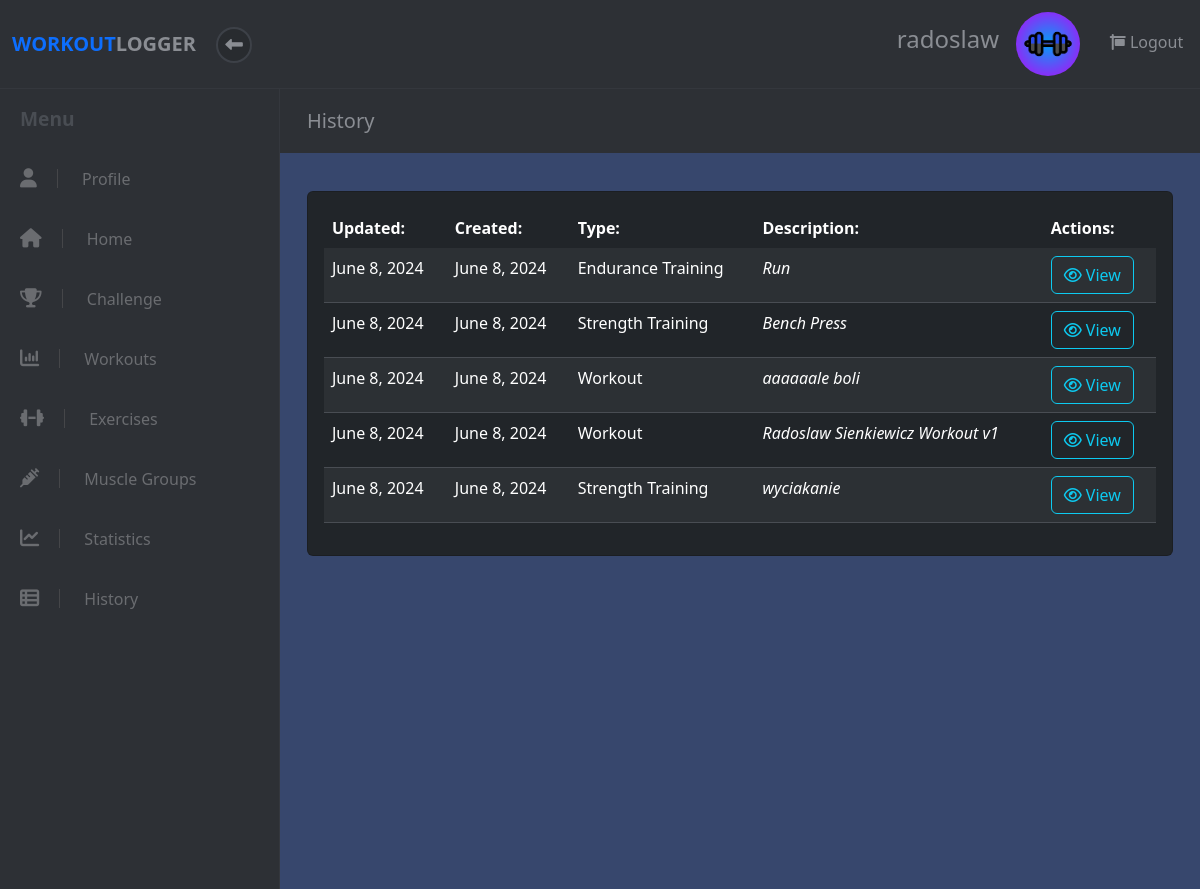
The page /history (signed in) on the database as committed earlier.
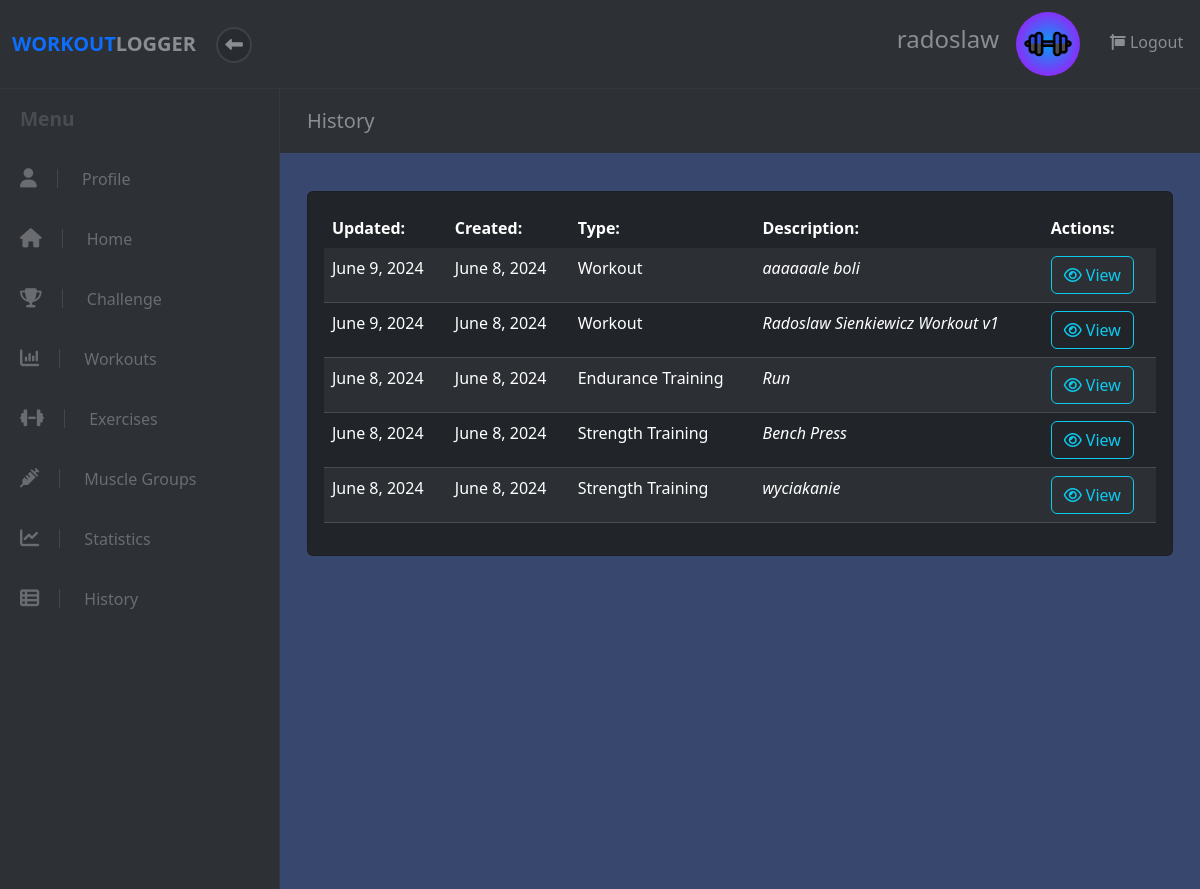
The same page on the database as committed later.
### workout/models.py (models this page shows, shortened)
class User(models.Model):
    username = models.CharField(max_length=20)
    email = models.CharField(max_length=50)
    password = models.CharField(max_length=22)
    created_at = models.DateTimeField(auto_now_add=True)
    updated_at = models.DateTimeField(auto_now=True)
    profile_photo_url = models.CharField(max_length=255, blank=True, null=True)
    background_photo_url = models.CharField(max_length=255, blank=True, null=True)
    objects = UserManager()

class Exercise(models.Model):
    name = models.CharField(max_length=50)
    description = models.CharField(max_length=150)
    workout = models.ForeignKey(Workout, on_delete=models.CASCADE, related_name='%(class)s', default=None)
    muscle_group = models.ForeignKey(MuscleGroup, on_delete=models.CASCADE, default=None)
    user = models.ForeignKey(User, on_delete=models.CASCADE, default=None)
    created_at = models.DateTimeField(auto_now_add=True)
    updated_at = models.DateTimeField(auto_now=True)
    objects = ExerciseManager()
    class Meta:
        ordering = ('name', 'muscle_group')
        abstract = True
    def class_name(self):
        return self.__class__.__name__

class EnduranceTrainingExercise(Exercise):
    duration_minutes = models.PositiveIntegerField()
    distance_km = models.DecimalField(max_digits=6, decimal_places=2)
    objects = EnduranceTrainingExerciseManager()
    def exercise_name(self):
        return "Endurance Training"

class StrengthTrainingExercise(Exercise):
    weight = models.DecimalField(max_digits=6, decimal_places=2)
    repetitions = models.PositiveIntegerField()
    objects = StrengthTrainingExerciseManager()
    def exercise_name(self):
        return "Strength Training"

class Workout(models.Model):
    name = models.CharField(max_length=50)
    description = models.CharField(max_length=150)
    completed = models.BooleanField(default=False)
    is_shared = models.BooleanField(default=False)
    user = models.ForeignKey(User, on_delete=models.CASCADE, default=None)
    challenge = models.ForeignKey(Challenge, on_delete=models.CASCADE, default=None, blank=True, null=True)
    created_at = models.DateTimeField(auto_now_add=True)
    updated_at = models.DateTimeField(auto_now=True)
    def class_name(self):
        return self.__class__.__name__

### workout/views.py (the view)
# urls.py: re_path(r'^history$', views.view_all),
def view_all(request):
    try:
        user = User.objects.get(id=request.session["user_id"])
        workout_list = Workout.objects.filter(user__id=user.id)
        ste_list = StrengthTrainingExercise.objects.filter(user__id=user.id)
        ete_list = EnduranceTrainingExercise.objects.filter(user__id=user.id)
        be_list = BalanceExercise.objects.filter(user__id=user.id)
        fe_list = FlexibilityExercise.objects.filter(user__id=user.id)
        page = request.GET.get('page', 1)
        data_list = list(chain(workout_list, ste_list,ete_list, be_list, fe_list))
        paginator = Paginator(sorted(data_list, key=lambda x: x.updated_at, reverse=True), 12)
        try:
            data = paginator.page(page)
        except PageNotAnInteger:
            data = paginator.page(1)
        except EmptyPage:
            data = paginator.page(paginator.num_pages)
        data = {
            'user': user,
            'data': data,
        }
        return render(request, "workout/view_all.html", data)
    except (KeyError, User.DoesNotExist) as err:
        messages.info(request, "You must be logged in to view this page.", extra_tags="invalid_session")
        logging.warning("User must be logged in to view 'view_all'.")
        return redirect("/")

### workout/templates/workout/view_all.html (shortened to what this page needs)
<!DOCTYPE html>
<html>
  <head>
    {% load static %}
    <link
      rel="stylesheet"
      href="{% static 'fontawesomefree/css/all.min.css' %}"
    />
    <link rel="stylesheet" href="../../static/workout/styles.css" />
    {% load bootstrap5 %} {% bootstrap_css %} {% bootstrap_javascript %}
  </head>
  <body>
    {% include 'workout/widgets/header.html' %}
    <div class="d-flex align-items-stretch">
      {% include 'workout/widgets/sidebar.html' %}
      <div class="page-content">
        <div class="page-header">
          <div class="container-fluid">
            <h2 class="h5 no-margin-bottom">History</h2>
          </div>
        </div>
        <section class="no-padding-bottom">
          <div class="container-fluid">
            <div class="row">
              <div class="col-lg-12 pb-4">
                {% if data %}
                <div class="card bg-dark add-exercise mb-4 mt-2">
                  <div class="card-body">
                    <table
                      class="table table-dark table-striped all-data-table text-light"
                    >
                      <thead>
                        <tr>
                          <th scope="col">Updated:</th>
                          <th scope="col">Created:</th>
                          <th scope="col">Type:</th>
                          <th scope="col">Description:</th>
                          <th scope="col">Actions:</th>
                        </tr>
                      </thead>
                      <tbody>
                        {% for info in data %}
                        <tr>
                          <td scope="row">{{info.updated_at | date}}</td>
                          <td scope="row">{{info.created_at | date}}</td>
                          <td scope="row">
                            {% if info.exercise_name %}
                                {{ info.exercise_name }}
                            {% else %}
                                Workout
                            {% endif %}
                        </td>
                          <td><em>{{info.name}}</em></td>
                          <td>
                            {% if info.class_name == 'Workout' %}
                            <form action="/workout/{{info.id}}">
                              <button
                                class="btn btn-outline-info"
                                type="submit"
                              >
                                <i class="fa fa-eye"></i> View
                              </button>
                            </form>
                            {% else %}
                            <form action="/exercise/{{info.id}}">
                              <button
                                class="btn btn-outline-info"
                                type="submit"
                              >
                                <i class="fa fa-eye"></i> View
                              </button>
                            </form>
                            {% endif %}
                          </td>
                        </tr>
                        {% endfor %}
                      </tbody>
                    </table>
                  </div>
                </div>
                {% endif %}
              </div>
            </div>
          </div>
        </section>
      </div>
    </div>
  </body>
</html>

### workout/templates/workout/widgets/header.html
<header class="header">
  <nav class="navbar navbar-expand-lg my-0 py-1">
    <div
      class="container-fluid d-flex align-items-center justify-content-between"
    >
      <div class="navbar-header">
        <a href="/dashboard" class="navbar-brand">
          <div class="brand-text brand-big visible text-uppercase">
            <strong class="text-primary">Workout </strong
            ><strong>Logger</strong>
          </div>
        </a>
        <button class="sidebar-toggle">
          <i class="fa fa-long-arrow-left"></i>
        </button>
      </div>
      <ul class="right-menu list-inline no-margin-bottom">
        {% if user.username %}
        <li class="list-inline-item">
          <div class="sidebar-header d-flex align-items-center">
            <div class="title">
              <h1 class="h4">{{ user.username }}</h1>
            </div>
          </div>
        </li>
        {% endif %} {% if user.profile_photo_url %}
        <li class="list-inline-item">
          <a href="/profile" class="nav-link">
            <div class="avatar">
              <img
                src="{{ user.profile_photo_url }}"
                alt="User Profile Picture"
                height="64"
                width="64"
                class="rounded-circle"
              />
            </div>
          </a>
        </li>
        {% else %} {% load static %}
        <li class="list-inline-item">
          <a href="/profile" class="nav-link">
            <div class="avatar">
              <img
                src="{% static 'workout/images/workout_logger.png' %}"
                alt="User Profile Picture"
                height="64"
                width="64"
                class="rounded-circle"
              />
            </div>
          </a>
        </li>
        {% endif %}
        <li class="list-inline-item ms-2">
          <a href="/user/logout" class="nav-link">
            <i class="fa fa-sign -out-alt"></i> Logout
          </a>
        </li>
      </ul>
    </div>
  </nav>
</header>

### workout/templates/workout/widgets/sidebar.html
<nav id="sidebar">
  <span class="heading mt-3">Menu</span>
  <ul class="list-unstyled">
    <li>
      <a href="/profile"><i class="fa fa-user"></i> Profile</a>
    </li>
    <li>
      <a href="/dashboard"><i class="fa fa-home"></i> Home</a>
    </li>
    <li>
      <a href="/challenges"><i class="fa fa-trophy"></i> Challenge</a>
    </li>
    <li>
      <a href="/workout"><i class="fa fa-bar-chart"></i> Workouts</a>
    </li>
    <li>
      <a href="/exercise"><i class="fa fa-dumbbell"></i> Exercises</a>
    </li>
    <li>
      <a href="/musclegroup"><i class="fa fa-syringe"></i> Muscle Groups</a>
    </li>
    <li>
      <a href="/statistics"><i class="fa fa-line-chart"></i> Statistics</a>
    </li>
    <li>
      <a href="/history"><i class="fa fa-th-list"></i> History</a>
    </li>
  </ul>
</nav>

### workout/static/workout/styles.css (style rules this page uses)
body { position: relative; }
section { padding: 0 15px; }
a { -webkit-transition: all 0.3s; transition: all 0.3s; display: inline-block; }
button { cursor: pointer; }
i, span, strong { display: inline-block; }
.no-padding-bottom { padding-bottom: 0 !important; }
.no-margin-bottom { margin-bottom: 0 !important; }
.page-content { background: #37476d; min-height: 100vh; width: calc(100% - 280px); padding: 0; }
.page-header { padding: 20px 15px; background: #2d3035; color: #8a8d93; margin-bottom: 30px; }
nav.navbar { background: #2d3035; color: #8a8d93; padding-top: 20px; padding-bottom: 20px; border-bottom: 1px solid #34373d; z-index: 9998; }
nav.navbar .sidebar-toggle { width: 36px; height: 36px; line-height: 29px; text-align: center; border-radius: 50%; background: #282b2f; color: #8a8d93; font-size: 1.1rem; border: 2px solid #3d4148; outline: none; }
nav.navbar a { color: inherit; }
nav.navbar .brand-text { display: none; font-weight: 700; }
nav.navbar .brand-text.visible { display: block; }
nav.navbar a.nav-link { padding: .5rem .3rem; position: relative; }
nav#sidebar { width: 280px; background: #2d3035; color: #6a6c70; border-right: 1px solid #34373d; }
nav#sidebar a { color: inherit; text-decoration: none; position: relative; }
nav#sidebar a i { font-size: 1.2em; margin-right: 10px; -webkit-transition: none; transition: none; }
nav#sidebar span.heading { font-weight: 700; margin-left: 20px; color: #494d53; font-size: 1.2rem; margin-bottom: 15px; }
nav#sidebar ul { max-height: none; }
nav#sidebar ul a { padding: 18px 20px; display: block; font-weight: 400; }
nav#sidebar ul a i { margin-right: 20px; -webkit-transition: all 0.3s; transition: all 0.3s; padding-right: 20px; border-right: 1px solid #454649; }
nav#sidebar li { position: relative; }
nav#sidebar li::before { content: ''; width: 2px; height: 100%; background: none; display: block; position: absolute; top: 0; left: 0; z-index: 99; }
.table { margin-bottom: 0; }
.table td, .table th { border-color: #494d53; }
.table thead th { border: none; }
.table-striped tbody tr { -webkit-transition: all 0.3s; transition: all 0.3s; }
.table-striped tbody tr:nth-of-type(odd) { background-color: #282b2f; }
button, input[type='submit'] { cursor: pointer; font-family: inherit; font-weight: 300 !important; }
.navbar { padding: 0.5rem 1rem; }
.navbar-brand { display: inline-block; padding-top: 0.3125rem; padding-bottom: 0.3125rem; margin-right: 1rem; font-size: 1.25rem; }
.btn { font-weight: normal; border: 1px solid transparent; padding: 0.5rem 0.75rem; font-size: 1rem; line-height: 1.25; border-radius: 0.25rem; -webkit-transition: all 0.15s ease-in-out; transition: all 0.15s ease-in-out; }
.btn-outline-info { color: #37cfdc; background-color: transparent; background-image: none; border-color: #37cfdc; }
body { font-family: "Muli", sans-serif; font-size: 1rem; font-weight: normal; line-height: 1.5; color: #212529; background-color: #fff; }
a { color: rgba(42, 79, 247, 0.95); text-decoration: none; }
h1, h2, h3, h4, h5, h6, .h1, .h2, .h3, .h4, .h5, .h6 { margin-bottom: 0.5rem; font-family: inherit; font-weight: 700; line-height: 1.1; color: inherit; }
h1, .h1 { font-size: 2.5rem; }
h2, .h2 { font-size: 2rem; }
h4, .h4 { font-size: 1.5rem; }
h5, .h5 { font-size: 1.25rem; }
.text-primary { color: rgba(42, 79, 247, 0.95) !important; }
.bg-dark { background-color: #343a40 !important; }
.text-light { color: #f8f9fa !important; }

Rows that differ between the two databases and show on the page:
changed Workout "aaaaaale boli": updated_at "June 8, 2024" → "June 9, 2024"; moves up the list
changed Workout "Radoslaw Sienkiewicz Workout v1": updated_at "June 8, 2024" → "June 9, 2024"; moves up the list
